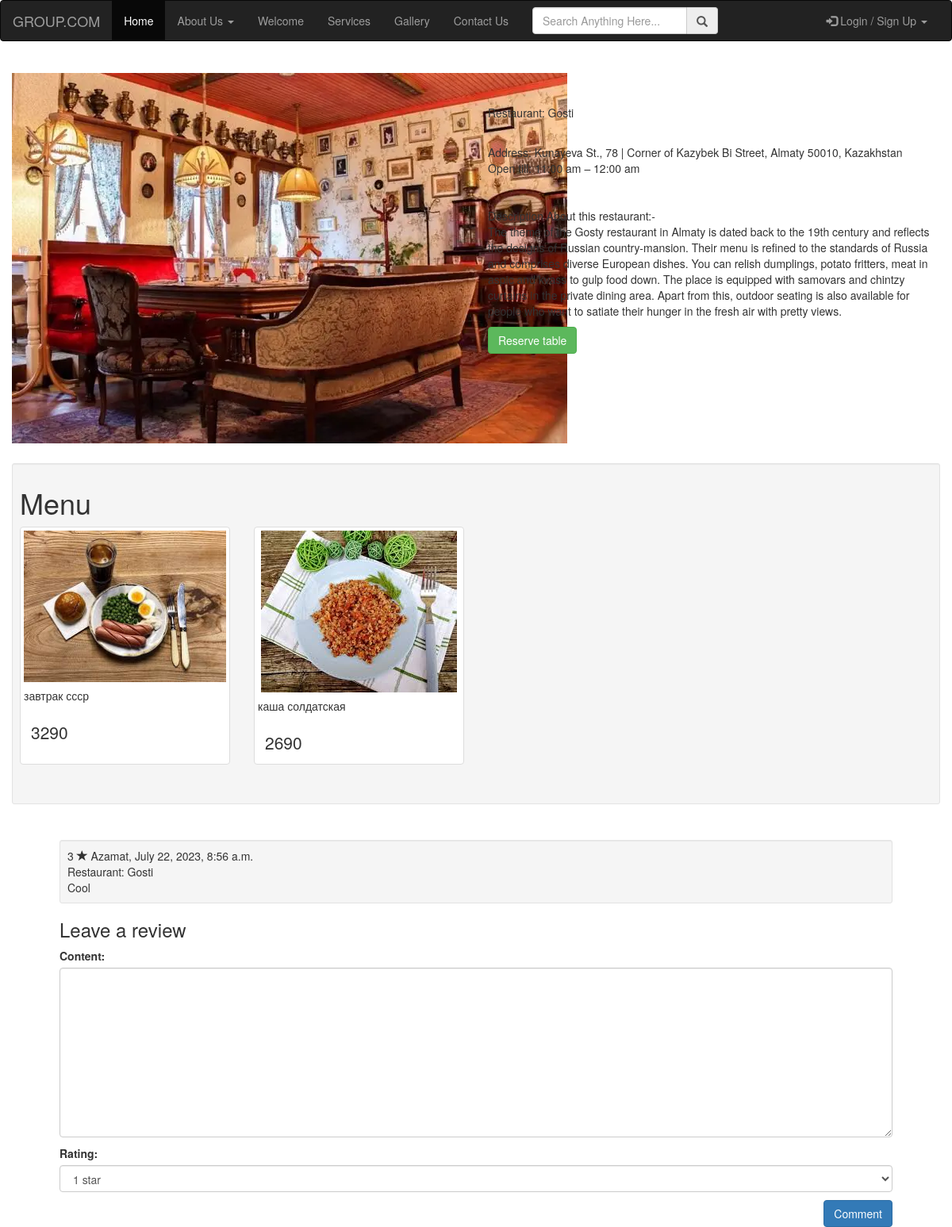
The page /1 on the database its author committed.
### app/models.py (models this page shows, shortened)
class Restaurants(models.Model):
    title = models.CharField(max_length = 100)
    image = models.ImageField(null = True, blank = True, upload_to = "images/")
    address = models.CharField(max_length = 150)
    description = models.CharField(max_length = 650, default = "...")
    work_time = models.CharField(max_length = 50, default = "9:00 am - 22:00 pm")

class Menu(models.Model):
    restaurant = models.ForeignKey(Restaurants,
                                  on_delete=models.CASCADE)
    image = models.ImageField(null = True, blank = True, upload_to = "images/")
    title = models.CharField(max_length=70,)
    price = models.IntegerField()

class Review(models.Model):
    content = models.TextField()
    rating = models.IntegerField()
    date_created = models.DateTimeField(auto_now_add=True)
    date_edited = models.DateTimeField(null=True)
    creator = models.ForeignKey(auth.get_user_model(), on_delete=models.CASCADE)
    restaurant = models.ForeignKey(Restaurants, on_delete=models.CASCADE)
    def __str__(self):
        return "{} - {}".format(self.creator.username, self.restaurant.title)

### app/views.py (the view)
# urls.py: path('<int:id>', views.detail_page, name = 'detail'),
def detail_page(request, id):
    obj = get_object_or_404(Restaurants, id = id)
    print(obj)
    menu_res = []
    for food in Menu.objects.filter(restaurant_id = id):
        menu_res.append(food)
    reviews = Review.objects.filter(restaurant_id = id).order_by('-id')[:2]
    print(reviews)
    if request.method == 'POST':
        form = ReviewsForm(request.POST)
        if form.is_valid():
            review = form.save(commit=False)
            review.restaurant = obj
            review.creator_id = request.user.id
            print(review)
            review.save()
    else:
        form = ReviewsForm()
    return render(request, 'detail.html', {'menu' : menu_res , 'obj' : obj, 'form' : form , 'rev' : reviews})

### app/forms.py
class ReviewsForm(forms.ModelForm):
    rating = forms.ChoiceField(choices=RATING_CHOICES, widget=forms.Select(attrs={'class': 'form-select form-control'}))
    class Meta:
        model = Review
        fields = ['content', 'rating']
        widgets = {
            'content' : forms.Textarea(attrs = {'class' : 'form-control'}),
        }

### templates/detail.html (shortened to what this page needs)
{% extends 'base.html' %}
{% load static %}
{% block content %}
    <br><br>
    <div>
    <section id="services" class="services section-bg">
        <div class="container-fluid">
           <div class="row row-sm">
              <div class="col-md-6 _boxzoom">
                 <div class="_product-images">
                    <div class="picZoomer">
                       <img class="my_img" src="{{ obj.image }}" alt="">
                    </div>
                 </div>
              </div>
              <div class="col-md-6">
                 <div class="_product-detail-content">
                    <br><br>
                    <p class="_p-name"> Restaurant: {{ obj.title }} </p><br>
                    <div class="_p-price-box">
                       <div class="p-list">
                          <span class="price"> Address: {{ obj.address }} </span><br>
                       </div>
                       <div class="_p-add-cart">
                          <div class="_p-qty">
                             <span> Open till: {{ obj.work_time }}</span><br>
                          </div>
                       </div>
                       <div class="_p-features">
                        <br>
                          <span> <br> Description About this restaurant:- <br></span>
                          {{ obj.description }}
                       </div>
                       <form action="" method="post" accept-charset="utf-8">
                          <div class="_p-qty-and-cart">
                             <div class="_p-add-cart">
                                <a class="btn-theme btn btn-success" href="{% url 'reserve' obj.id %}">Reserve table</a>
                             </div>
                          </div>
                       </form>
                    </div>
                 </div>
              </div>
           </div>
        </div>
     </section>
    <div class="container" style="padding-top: 25px; width: 100vw;">
        <div class="well well-sm">
            <h1>Menu</h1>
        <div id="products" class="row list-group">
            {% for item in menu %}
            <div class="item  col-xs-4 col-md-3">
                <div class="thumbnail" style="height: 300px;">
                    <img class="group list-group-image"z src="{{ item.image }}" alt="" />
                  <div class="category">
                    <h5 class="category-name">{{item.title}}</h5>
                  </div>
                    <div class="caption">
                        <div class="row">
                            <div class="col-xs-12 col-md-6">
                                <p class="lead">
                                    {{item.price}}</p>
                            </div>
                     </div>
                  </div>
                  </div>
                </div>{% endfor %}
        </div>
    </div>
    </div>
    <div class="container" style="padding-top: 25px; width: 90vw;">
        <div class="well well-sm">
            {% if rev is not None %}
                {% for r in rev %}
                    {{r.rating}} <span class="glyphicon glyphicon-star"></span> {{r.creator}}, {{r.date_created}} <br>
                    Restaurant: {{r.restaurant.title}}
                    <br>
                    {{r.content}} <br>
                {% endfor %}
            {% endif %}
        </div>
    <form method="POST">
        <h3>Leave a review</h3>
        {{form.as_p}}
        <button type="submit" class="btn btn-primary" style="float: right;">Comment</button>
      </form>
    </div>
{% endblock %}

### templates/base.html (shortened to what this page needs)
<!DOCTYPE html>
{% load static %}
<html lang="en">
<head>
    <link rel="stylesheet" href="{% static 'css/base.css' %}">
</head>
<body>
    <link rel="stylesheet" href="https://maxcdn.bootstrapcdn.com/bootstrap/3.3.7/css/bootstrap.min.css">
<div class="navbar navbar-inverse" style="margin-bottom: 0;padding-bottom: 0;">
        <div class="container-fluid">
            <div class="row">
                <div class="col-lg-12">
                    <div class="navbar-header">
                        <a href="#" class="navbar-brand">GROUP.COM</a>
                    </div>
                    <div class="navbar-collapse collapse" id="mobile_menu">
                        <ul class="nav navbar-nav">
                            <li class="active"><a href="{% url 'home' %}">Home</a></li>
                            <li><a href="#" class="dropdown-toggle" data-toggle="dropdown">About Us <span class="caret"></span></a>
                            </li>
                            <li><a href="#">Welcome</a></li>
                            <li><a href="#">Services</a></li>
                            <li><a href="#">Gallery</a></li>
                            <li><a href="#">Contact Us</a></li>
                        </ul>
                        <ul class="nav navbar-nav">
                            <li>
                                <form action=" {% url 'restaurant_search' %}" class="navbar-form" method="post">
                                    <div class="form-group">
                                        <div class="input-group" style="display: inline-flex;">
                                            <input type="search" name="search" id="" placeholder="Search Anything Here..." class="form-control">
                                            <button type="submit" class="input-group-addon"><span class="glyphicon glyphicon-search" ></span></button>
                                        </div>
                                    </div>
                                </form>
                            </li>
                        </ul>
                        <ul class="nav navbar-nav navbar-right">
                            {% if user.is_authenticated %}
                            <li><a href="{% url 'logout' %}"><span class="glyphicon glyphicon-log-out"></span> Log out</a></li>
                            {% else %}
                            <li><a href="#" class="dropdown-toggle" data-toggle="dropdown"><span class="glyphicon glyphicon-log-in"></span> Login / Sign Up <span class="caret"></span></a>
                            </li>
                            {% endif %}
                        </ul>
                    </div>
                </div>
            </div>
        </div>
    </div>
    {% block content %}
    {% endblock content %}
</body>
</html>

### rows shown on the page
Restaurants: image (picture), title "Gosti", address "Kunayeva St., 78 | Corner of Kazybek Bi Street, Almaty 50010, Kazakhstan", work_time "11:00 am – 12:00 am", description "The theme of the Gosty restaurant in Almaty is dated back to the 19th century and reflects the designs of Russian country-mansion. Their menu is refined to the standards of Russia and comprises diverse European dishes. You can relish dumplings, potato fritters, meat in aspic and kvass to gulp food down. The place is equipped with samovars and chintzy curtains in the private dining area. Apart from this, outdoor seating is also available for people who want to satiate their hunger in the fresh air with pretty views."
Menu: image (picture), title "завтрак ссср", price "3290"
Menu: image (picture), title "каша солдатская", price "2690"
Review: rating "3", creator "Azamat", date_created "July 22, 2023, 8:56 a.m.", restaurant "Gosti", content "Cool"
